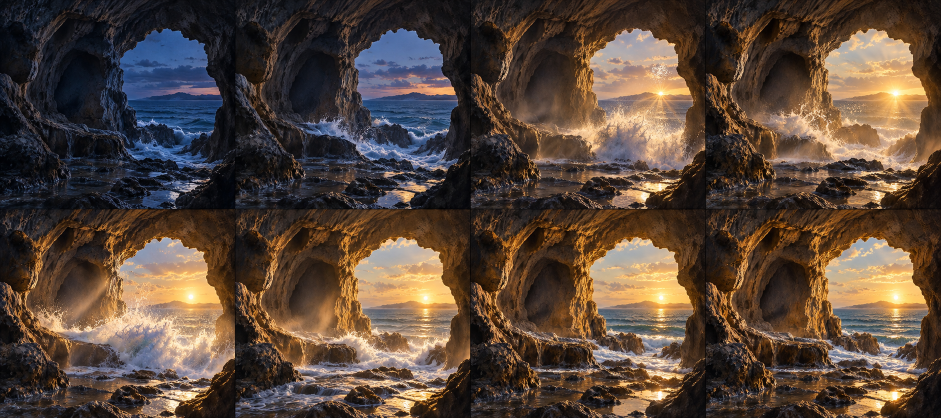
#> input picture tools/tutorial_gifs/sources/herc_cave.png, 1881 x 836 px (shown at 1/2 size); its folder holds only this picture in this run
$ python build.py herc_cave
#> lines starting #> are read from the running program, lines starting #| are printed output that depends on the picture
#!/usr/bin/env python3
"""튜토리얼 발견물 원화 판을 발견 GIF와 마지막 장면으로 만든다."""
from __future__ import annotations

import argparse
import math
from pathlib import Path

from PIL import Image, ImageEnhance, ImageFilter, ImageOps


ROOT = Path(__file__).resolve().parents[2]
SOURCES = Path(__file__).resolve().parent / "sources"
OUT = ROOT / "images" / "discoveries"
ENDS = ROOT / "images" / "discovery-ends"
W, H = 576, 256
COLS, ROWS = 4, 2
FRAME_MS = 350
FRAME_COUNT = 24
IDS = ("herc_cave",)


def cells(source: Image.Image) -> list[Image.Image]:
    """4×2 원화 판을 9:4 게임 화면 여덟 장으로 자른다."""
    frames = []
    for index in range(COLS * ROWS):
        col, row = index % COLS, index // COLS
        x0 = round(source.width * col / COLS)
        y0 = round(source.height * row / ROWS)
        x1 = round(source.width * (col + 1) / COLS)
        y1 = round(source.height * (row + 1) / ROWS)
        cell = source.crop((x0, y0, x1, y1)).convert("RGB")
        # 동굴 천장과 물결이 함께 남도록 화면 중심을 조금 아래에 둔다.
        cell = ImageOps.fit(cell, (W * 2, H * 2), Image.Resampling.LANCZOS, centering=(.5, .54))
        frames.append(cell)
    return frames


def ease(value: float) -> float:
    value = max(0.0, min(1.0, value))
    return .5 - .5 * math.cos(math.pi * value)


def zoom(frame: Image.Image, amount: float) -> Image.Image:
    """정지한 칸 사이에서도 파도 쪽으로 아주 천천히 다가간다."""
    scale = 1.0 + .035 * ease(amount)
    crop_w, crop_h = round(frame.width / scale), round(frame.height / scale)
    x0 = (frame.width - crop_w) // 2
    y0 = round((frame.height - crop_h) * .62)
    return frame.crop((x0, y0, x0 + crop_w, y0 + crop_h)).resize((W, H), Image.Resampling.LANCZOS)


def animation(source: Image.Image) -> list[Image.Image]:
    keys = cells(source)
    frames = []
    for index in range(FRAME_COUNT):
        position = index * (len(keys) - 1) / (FRAME_COUNT - 1)
        left = min(len(keys) - 1, int(position))
        right = min(len(keys) - 1, left + 1)
        mix = ease(position - left)
        a = zoom(keys[left], index / (FRAME_COUNT - 1))
        b = zoom(keys[right], index / (FRAME_COUNT - 1))
        frame = Image.blend(a, b, mix)
        # 마지막으로 갈수록 햇빛과 바위 결을 조금 또렷하게 한다.
        frame = ImageEnhance.Contrast(frame).enhance(1.0 + index / (FRAME_COUNT - 1) * .06)
        frame = frame.filter(ImageFilter.UnsharpMask(radius=1.1, percent=45, threshold=3))
        frames.append(frame)
    return frames


def shared_palette(frames: list[Image.Image]) -> Image.Image:
    sheet = Image.new("RGB", (W * 2, H * 2))
    for xy, index in zip(((0, 0), (W, 0), (0, H), (W, H)), (0, 7, 15, 23)):
        sheet.paste(frames[index], xy)
    return sheet.convert("P", palette=Image.Palette.ADAPTIVE, colors=96)


def build_one(did: str) -> Path:
    source_path = SOURCES / f"{did}.png"
    if not source_path.exists():
        raise FileNotFoundError(source_path)
    with Image.open(source_path) as raw:
        frames = animation(raw.convert("RGB"))

    palette = shared_palette(frames)
    paletted = [frame.quantize(palette=palette, dither=Image.Dither.FLOYDSTEINBERG) for frame in frames]
    OUT.mkdir(parents=True, exist_ok=True)
    destination = OUT / f"{did}.gif"
    paletted[0].save(
        destination,
        save_all=True,
        append_images=paletted[1:],
        duration=[FRAME_MS] * FRAME_COUNT,
        loop=0,
        disposal=1,
        optimize=True,
    )
    ENDS.mkdir(parents=True, exist_ok=True)
    frames[-1].save(ENDS / f"{did}.jpg", "JPEG", quality=91, optimize=True)
    return destination


def main() -> None:
    parser = argparse.ArgumentParser()
    parser.add_argument("ids", nargs="*", choices=IDS)
    args = parser.parse_args()
    for did in args.ids or IDS:
        path = build_one(did)
#> in build_one, raw is the input picture: PIL image 1881x836 RGB; mean R, G, B 87.7, 70.6, 58.8
#> the loop in cells, `for index in range(COLS * ROWS):` made 8 passes
#> pass 1, in cells, `cell = source.crop((x0, y0, x1, y1)).convert("RGB")`:
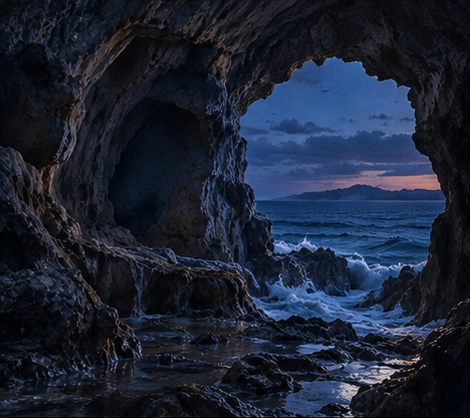
#> cell: PIL image 470x418 RGB; mean R, G, B 28.1, 36.1, 52.9
#> pass 2, in cells, `cell = source.crop((x0, y0, x1, y1)).convert("RGB")`:
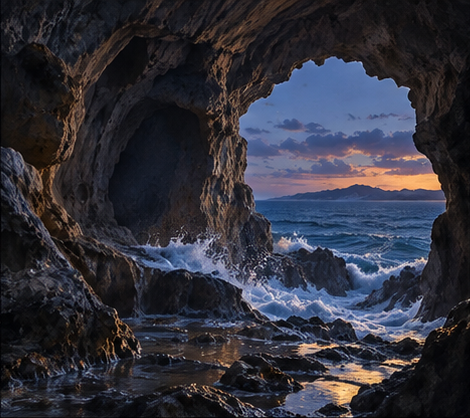
#> cell: PIL image 470x418 RGB; mean R, G, B 49.4, 49.7, 60
#> pass 2, in cells, `cell = ImageOps.fit(cell, (W * 2, H * 2), Image.Resampling.LANCZOS, ce..`:
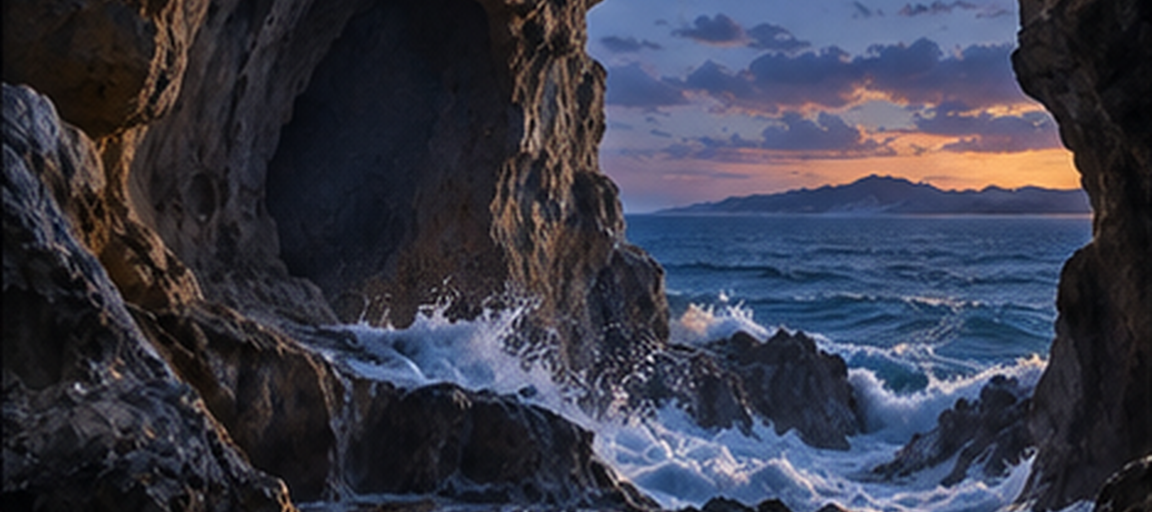
#> cell: PIL image 1152x512 RGB; mean R, G, B 57.4, 59.2, 73.5
#> after the loop in cells, `for index in range(COLS * ROWS):`: frames = 8 items
#> the loop in animation, `for index in range(FRAME_COUNT):` made 24 passes
#> (position, left, right, mix) on passes 1 to 12: (0, 0, 1, 0), (0.304, 0, 1, 0.212), (0.609, 0, 1, 0.667), (0.913, 0, 1, 0.981), (1.22, 1, 2, 0.112), (1.52, 1, 2, 0.534), (1.83, 1, 2, 0.927), (2.13, 2, 3, 0.0414), (2.43, 2, 3, 0.398), (2.74, 2, 3, 0.841), (3.04, 3, 4, 0.00466), (3.35, 3, 4, 0.27)
#> pass 2, in animation, `frame = Image.blend(a, b, mix)`:
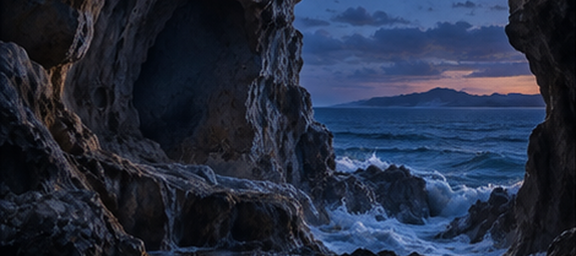
#> frame: PIL image 576x256 RGB; mean R, G, B 36.1, 44.9, 64.8
#> after the loop in animation, `for index in range(FRAME_COUNT):`:
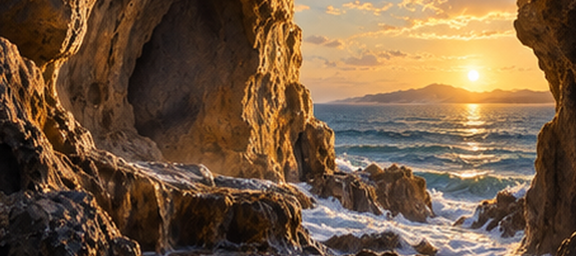
#> a: PIL image 576x256 RGB; mean R, G, B 116, 89.8, 64.2
#> after the loop in animation, `for index in range(FRAME_COUNT):`: frames = 24 items
#> in shared_palette, `sheet = Image.new("RGB", (W * 2, H * 2))`: sheet: PIL image 1152x512 RGB; every value is 0
#> after the loop in shared_palette, `for xy, index in zip(((0, 0), (W, 0), (0, H), (W, H)), (0, 7, 15, 23)):`:
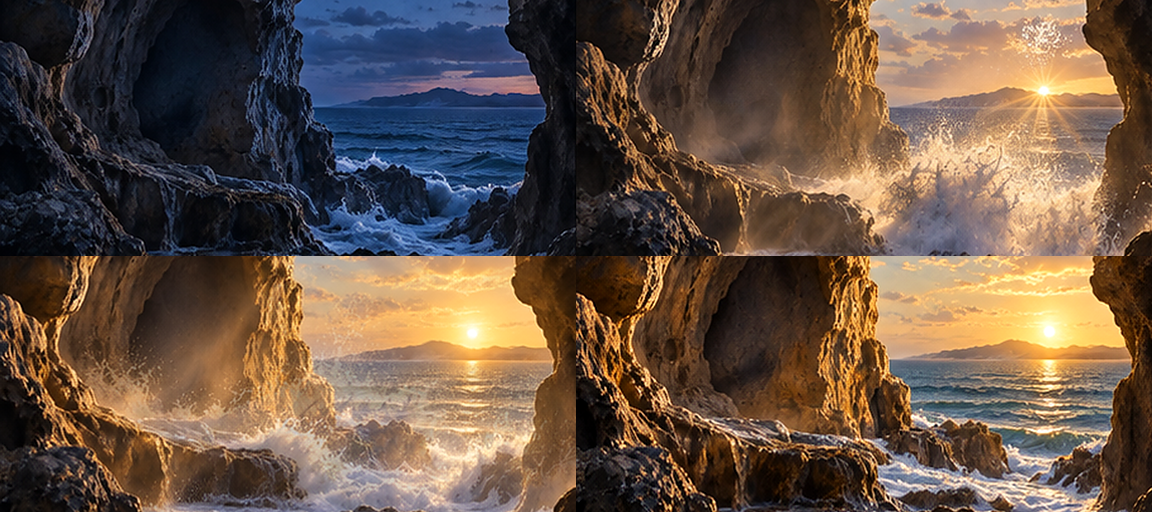
#> sheet: PIL image 1152x512 RGB; mean R, G, B 103.6, 84.5, 70.3
#> in build_one, `paletted[0].save( destination, save_all=True, append_images=paletted[1..`:
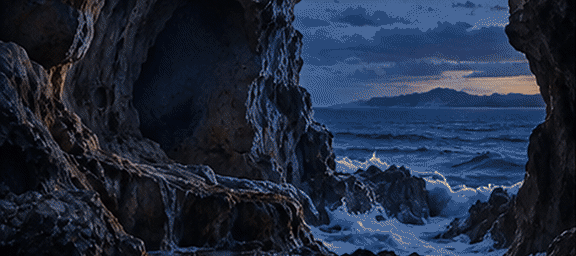
#> saved as herc_cave.gif: PIL image 576x256 P; mean R, G, B 32, 42.4, 62.2
#> (the run stopped early here; a loop or call above may not have finished)
